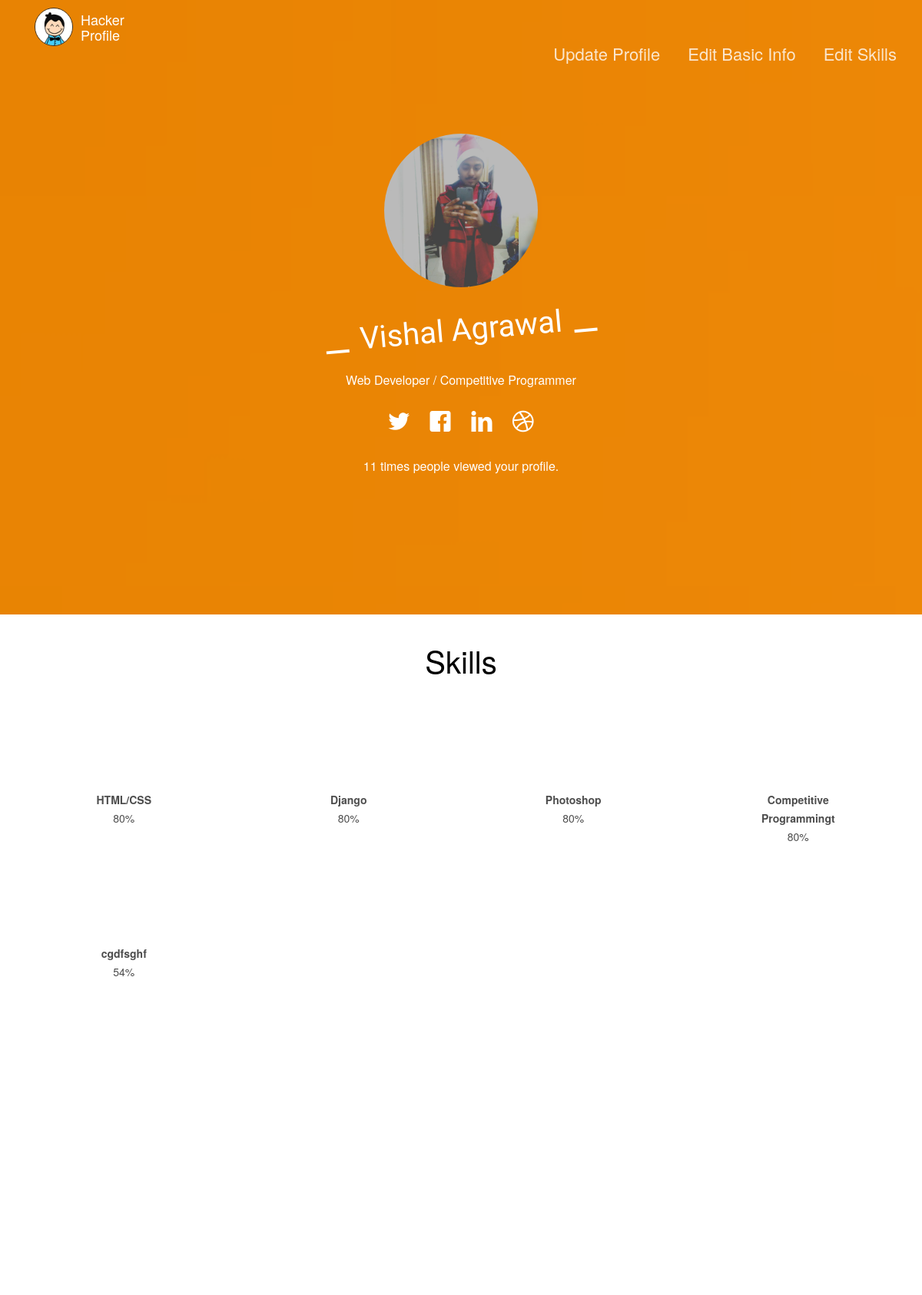
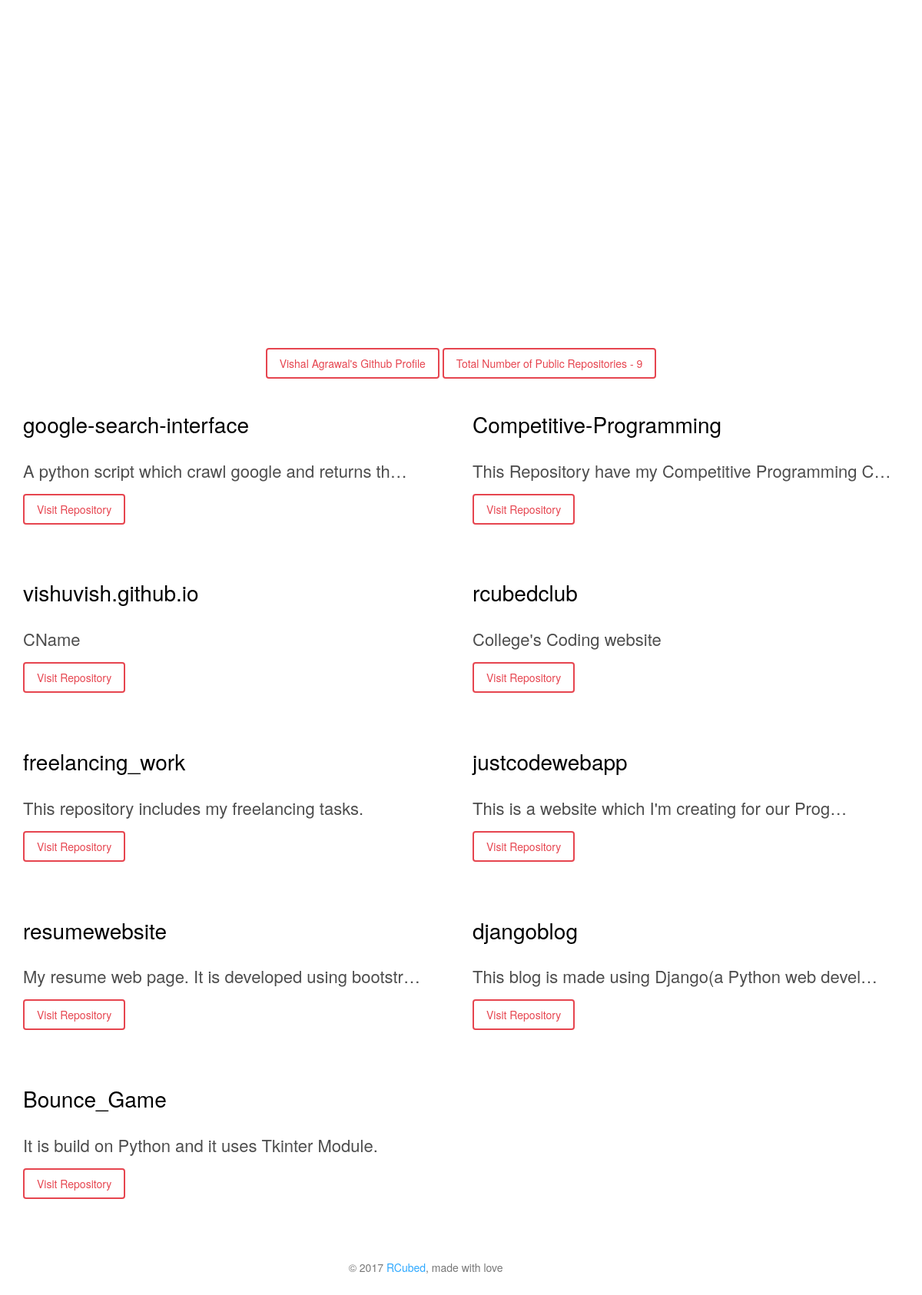
Page /profile/1/ on the committed database (2 pictures, top to bottom).
### Profile/models.py (models this page shows, shortened)
class Hacker(models.Model):
    email = models.EmailField(unique=True)
    password = models.CharField(max_length=50)
    display_name = models.CharField(max_length=100, unique=True)
    full_name = models.CharField(max_length=150)
    display_picture = models.ImageField(width_field="width_field", height_field="height_field")
    height_field = models.IntegerField(default=0)
    width_field = models.IntegerField(default=0)
    CodeChef_username = models.CharField(max_length=50, null=True, blank=True)
    CodeChef_problem = models.IntegerField(default=0)
    CodeChef_rating = models.CharField(default="NA", max_length=50)
    CodeForces_username = models.CharField(null=True, blank=True, max_length=50)
    CodeForces_contest = models.IntegerField(default=0)
    CodeForces_rating = models.CharField(default="NA", max_length=50)
    HackerRank_username = models.CharField(null=True, blank=True, max_length=50)
    HackerRank_problem = models.IntegerField(default=0)
    HackerRank_rating = models.CharField(default="NA", max_length=50)
    HackerEarth_username = models.CharField(null=True, blank=True, max_length=50)
    HackerEarth_problem = models.IntegerField(default=0)
    HackerEarth_rating = models.CharField(default="NA", max_length=50)
    SPOJ_username = models.CharField(null=True, blank=True, max_length=50)
    SPOJ_problem = models.IntegerField(default=0)
    SPOJ_rating = models.CharField(default="NA", max_length=50)
    GitHub_username = models.CharField(null=True, blank=True, max_length=50)
    GitHub_repo = models.IntegerField(default=0)
    problems_solved = models.IntegerField(default=0, null=True, blank=True)
    ratings = models.IntegerField(default=0, null=True, blank=True)
    profile_view = models.IntegerField(default=0)
    updated = models.DateTimeField(auto_now=True, auto_now_add=False)

class BasicInfo(models.Model):
    user = models.CharField(max_length=250, default="", unique=True)
    best_known_as = models.CharField(max_length=250)
    twitter = models.URLField(default="", null=True, blank=True)
    facebook = models.URLField(default="",null=True, blank=True)
    linkedin = models.URLField(default="", null=True, blank=True)
    website = models.URLField(default="", null=True, blank=True)

class SkillSet(models.Model):
    user = models.CharField(max_length=250, default="", unique=True)
    password = models.CharField(max_length=50, default="")
    skill1 = models.CharField(max_length=250, null=True, blank=True)
    percent1 = models.IntegerField(null=True, blank=True)
    skill2 = models.CharField(max_length=250, null=True, blank=True)
    percent2 = models.IntegerField(null=True, blank=True)
    skill3 = models.CharField(max_length=250, null=True, blank=True)
    percent3 = models.IntegerField(null=True, blank=True)
    skill4 = models.CharField(max_length=250, null=True, blank=True)
    percent4 = models.IntegerField(null=True, blank=True)
    skill5 = models.CharField(max_length=250, null=True, blank=True)
    percent5 = models.IntegerField(null=True, blank=True)
    skill6 = models.CharField(max_length=250, null=True, blank=True)
    percent6 = models.IntegerField(null=True, blank=True)
    skill7 = models.CharField(max_length=250, null=True, blank=True)
    percent7 = models.IntegerField(null=True, blank=True)
    skill8 = models.CharField(max_length=250, null=True, blank=True)
    percent8 = models.IntegerField(null=True, blank=True)

class Repository(models.Model):
    user = models.CharField(max_length=250, default="")
    repo_name = models.CharField(max_length=250, default="")
    repo_description = models.CharField(max_length=250, default="")
    repo_link = models.URLField()

### Profile/views.py (the view, shortened to what this page needs)
# urls.py: url(r'^profile/(?P<id>\d+)/$', update),
def update(request, id=None):
    instance = get_object_or_404(Hacker, id=id)
    if instance.GitHub_repo == 1:
        repo = Repository.objects.get(user=instance.display_name)
    else:
        repo = Repository.objects.filter(user=instance.display_name)
    basic_info = BasicInfo.objects.get(user=instance.display_name)
    skill_level = SkillSet.objects.get(user=instance.display_name)
    context = {
        "instance": instance,
        "repo_list": repo,
        "basic_info": basic_info,
        "skill_level": skill_level,
    }
    counter = instance.profile_view
    counter += 1
    instance.profile_view = counter
    instance.save()
    return render(request, "profile.html", context)

### templates/profile.html (shortened to what this page needs)
<!DOCTYPE HTML>
<html>
	<head>
	<link rel="stylesheet" href="/static/css/animate.css">
	<link rel="stylesheet" href="/static/css/icomoon.css">
	<link rel="stylesheet" href="/static/css/bootstrap.css">
	<link rel="stylesheet" href="/static/css/style.css">
        <link rel="stylesheet" href="/static/css/landing-page.css">
	</head>
	<body>
	<div id="page">
	<header id="fh5co-header" class="fh5co-cover js-fullheight role="banner"
            style="background-image:url(/static/img/cover_bg_3.jpg);"
            data-stellar-background-ratio="0.5">
		<div class="overlay"></div>
		<div class="container">
            <nav class="navbar navbar-transparent navbar-top" role="navigation">
            <div class="container">
                <div class="navbar-header">
                    <a href="http://127.0.0.1:8000/home">
                        <div class="logo-container">
                            <div class="logo">
                                <img src="/static/img/new_logo.png" alt="Creative Tim Logo">
                            </div>
                            <div class="brand">
                                Hacker Profile
                            </div>
                        </div>
                    </a>
                </div>
                <div class="collapse navbar-collapse" id="example" >
                    <ul class="nav navbar-nav navbar-right">
                        <li>
                            <a href="#">
                            <h4 style="color:#fff;">Update Profile</h4>
                            </a>
                        </li>
                        <li>
                            <a href="http://127.0.0.1:8000/edit/basic_info/{{ instance.id }}/{{ instance.display_name }}">
                            <h4 style="color:#fff;">Edit Basic Info</h4>
                            </a>
                        </li>
                        <li>
                            <a href="http://127.0.0.1:8000/edit/skills/{{ instance.id }}/{{ instance.display_name }}">
                            <h4 style="color:#fff;">Edit Skills</h4>
                            </a>
                        </li>
                    </ul>
                </div>
            </div>
        </nav>
			<div class="row">
				<div class="col-md-8 col-md-offset-2 text-center">
					<div class="display-t">
						<div class="display-tc animate-box" data-animate-effect="fadeIn">
							<div class="profile-thumb" style="background: url({{ instance.display_picture.url }});"></div>
							<h1><span>{{ instance.full_name }}</span></h1>
							<h3><span>{{ basic_info.best_known_as }}</span></h3>
							<p>
								<ul class="fh5co-social-icons">
									<li><a href="{{ basic_info.twitter }}" target="_blank">
                                        <i class="icon-twitter2"></i></a></li>
									<li><a href="{{ basic_info.facebook }}" target="_blank">
                                        <i class="icon-facebook2"></i></a></li>
									<li><a href="{{ basic_info.linkedin }}" target="_blank">
                                        <i class="icon-linkedin2"></i></a></li>
									<li><a href="{{ basic_info.website }}" target="_blank">
                                        <i class="icon-dribbble2"></i></a></li>
								</ul>
							</p>
                            <h3><span>{{ instance.profile_view }} times people viewed your profile.</span></h3>
						</div>
					</div>
				</div>
			</div>
		</div>
	</header>
        <div id="fh5co-skills" class="animate-box">
        <div class="container">
            <div class="row">
                <div class="col-md-8 col-md-offset-2 text-center fh5co-heading">
                    <h2>Skills</h2>
                </div>
            </div>
            <div class="row row-pb-md">
                {% if skill_level.skill1 %}
                <div class="col-md-3 col-sm-6 col-xs-12 text-center">
                    <div class="chart" data-percent="{{ skill_level.percent1 }}"><span><strong>{{ skill_level.skill1 }}</strong>{{ skill_level.percent1 }}%</span></div>
                </div>
                {% endif %}
                {% if skill_level.skill2 %}
                <div class="col-md-3 col-sm-6 col-xs-12 text-center">
                    <div class="chart" data-percent="{{ skill_level.percent2 }}"><span><strong>{{ skill_level.skill2 }}</strong>{{ skill_level.percent2 }}%</span></div>
                </div>
                {% endif %}
                {% if skill_level.skill3 %}
                <div class="col-md-3 col-sm-6 col-xs-12 text-center">
                    <div class="chart" data-percent="{{ skill_level.percent3 }}"><span><strong>{{ skill_level.skill3 }}</strong>{{ skill_level.percent3 }}%</span></div>
                </div>
                {% endif %}
                {% if skill_level.skill4 %}
                <div class="col-md-3 col-sm-6 col-xs-12 text-center">
                    <div class="chart" data-percent="{{ skill_level.percent4 }}"><span><strong>{{ skill_level.skill4 }}</strong>{{ skill_level.percent4 }}%</span></div>
                </div>
                {% endif %}
                {% if skill_level.skill5 %}
                <div class="col-md-3 col-sm-6 col-xs-12 text-center">
                    <div class="chart" data-percent="{{ skill_level.percent5 }}"><span><strong>{{ skill_level.skill5 }}</strong>{{ skill_level.percent5 }}%</span></div>
                </div>
                {% endif %}
            </div>
        </div>
    </div>
            <div id="fh5co-work">
        <div class="container">
            <br/>
            <center>
            <a href="http://github.com/{{ instance.GitHub_username }}" target="_blank"
                  class="btn btn-danger btn-md">
                {{ instance.full_name }}'s Github Profile
            </a>
            <a href="#" target="_blank"
                  class="btn btn-danger btn-md">
                Total Number of Public Repositories - {{ instance.GitHub_repo }}
            </a>
            </center>
            <br/>
            <div class="row">
                {% for repo in repo_list %}
                <div class="col-md-6">
                <h3> {{ repo.repo_name}}</h3>
                <h4> {{ repo.repo_description|truncatechars:50 }}</h4>
                <p><a href="{{ repo.repo_link }}" target="_blank"
                      class="btn btn-danger btn-md">
                    Visit Repository
                </a></p>
                <br/>
                </div>
                {% endfor %}
            </div>
        </div>
    </div>
<footer class="footer">
    <div class="container">
        <div class="social-area pull-right">
            <a class="btn btn-social btn-facebook btn-simple">
            </a>
            <a class="btn btn-social btn-twitter btn-simple">
            </a>
            <a class="btn btn-social btn-github btn-simple">
            </a>
        </div>
        <div class="copyright">
            &copy; 2017 <a href="http://www.rcubedclub.herokuapp.com">RCubed</a>, made with love
        </div>
    </div>
</footer>
	</body>
</html>

### static/css/icomoon.css (style rules this page uses)
[class^="icon-"], [class*=" icon-"] { font-family: 'icomoon' !important; speak: none; font-style: normal; font-weight: normal; font-variant: normal; text-transform: none; line-height: 1; -webkit-font-smoothing: antialiased; -moz-osx-font-smoothing: grayscale; }
.icon-dribbble2:before { content: "\ea66"; }
.icon-facebook2:before { content: "\ea68"; }
.icon-linkedin2:before { content: "\ea74"; }
.icon-twitter2:before { content: "\ea7d"; }

### static/css/style.css (style rules this page uses)
body { font-weight: 400; line-height: 1.7; color: #4d4d4d; background: #fff; }
#page { position: relative; overflow-x: hidden; width: 100%; height: 100%; -webkit-transition: 0.5s; -o-transition: 0.5s; transition: 0.5s; }
a { color: #FF9000; -webkit-transition: 0.5s; -o-transition: 0.5s; transition: 0.5s; }
p { margin-bottom: 30px; }
h1, h2, h3, h5, h6, figure { color: #000; font-family: "Space Mono", Arial, serif; font-weight: 400; margin: 0 0 20px 0; }
#fh5co-header, .fh5co-cover { background-color: transparent; background-size: cover; background-attachment: fixed; position: relative; height: 600px; width: 100%; }
#fh5co-header .overlay, .fh5co-cover .overlay { position: absolute; top: 0; bottom: 0; left: 0; right: 0; background: rgba(255, 144, 0, 0.9); }
#fh5co-header .display-t, .fh5co-cover .display-t { width: 100%; display: table; }
#fh5co-header .display-tc, .fh5co-cover .display-tc { display: table-cell; vertical-align: middle; height: 500px; }
#fh5co-header .display-tc h1, #fh5co-header .display-tc h2, #fh5co-header .display-tc h3, .fh5co-cover .display-tc h1, .fh5co-cover .display-tc h2, .fh5co-cover .display-tc h3 { margin: 0; padding: 0; color: white; }
#fh5co-header .display-tc h1, .fh5co-cover .display-tc h1 { font-family: "Kaushan Script", cursive; margin-bottom: 30px; font-size: 40px; line-height: 1.3; font-weight: 300; -webkit-transform: rotate(-5deg); -moz-transform: rotate(-5deg); -ms-transform: rotate(-5deg); -o-transform: rotate(-5deg); transform: rotate(-5deg); }
#fh5co-header .display-tc h1 span, .fh5co-cover .display-tc h1 span { padding: 4px 15px; position: relative; }
#fh5co-header .display-tc h1 span:before, .fh5co-cover .display-tc h1 span:before { position: absolute; top: 40px; left: 0; width: 30px; height: 4px; content: ''; background: #fff; margin-left: -30px; }
#fh5co-header .display-tc h1 span:after, .fh5co-cover .display-tc h1 span:after { position: absolute; top: 40px; right: 0; width: 30px; height: 4px; content: ''; background: #fff; margin-right: -30px; }
#fh5co-header .display-tc h3, .fh5co-cover .display-tc h3 { font-size: 16px; }
#fh5co-header .display-tc .profile-thumb, .fh5co-cover .display-tc .profile-thumb { background-size: cover !important; background-position: center center; background-repeat: no-repeat; position: relative; height: 200px; width: 200px; margin: 0 auto; margin-bottom: 30px; -webkit-border-radius: 50%; -moz-border-radius: 50%; -ms-border-radius: 50%; border-radius: 50%; }
#fh5co-header .display-tc .fh5co-social-icons li a, .fh5co-cover .display-tc .fh5co-social-icons li a { color: #fff; }
#fh5co-header .display-tc .fh5co-social-icons li a i, .fh5co-cover .display-tc .fh5co-social-icons li a i { font-size: 30px; }
#fh5co-about, #fh5co-resume, #fh5co-skills, #fh5co-started, #fh5co-work, #fh5co-blog, #fh5co-pricing, #fh5co-contact { padding: 0em 0; clear: both; }
.fh5co-social-icons { margin: 0; padding: 0; }
.fh5co-social-icons li { margin: 0; padding: 0; list-style: none; display: -moz-inline-stack; display: inline-block; zoom: 1; *display: inline; }
.fh5co-social-icons li a { display: -moz-inline-stack; display: inline-block; zoom: 1; *display: inline; color: #FF9000; padding-left: 10px; padding-right: 10px; }
.fh5co-social-icons li a i { font-size: 20px; }
.fh5co-heading { margin-bottom: 5em; }
.fh5co-heading h2 { font-size: 40px; margin-bottom: 20px; line-height: 1.5; color: #000; }
.chart { width: 160px; height: 160px; margin: 0 auto 40px auto; position: relative; text-align: center; }
.chart span { position: absolute; top: 50%; left: 0; margin-top: -30px; width: 100%; }
.chart span strong { display: block; }
.row-pb-md { padding-bottom: 4em !important; }
.js .animate-box { opacity: 0; }

### rows in the picture
Hacker: display_picture (picture), full_name "Vishal Agrawal", profile_view "11", GitHub_repo "9"
BasicInfo: best_known_as "Web Developer / Competitive Programmer"
SkillSet: skill1 "HTML/CSS", percent1 "80", skill2 "Django", percent2 "80", skill3 "Photoshop", percent3 "80", skill4 "Competitive Programmingt", percent4 "80", skill5 "cgdfsghf", percent5 "54"
Repository: repo_name "google-search-interface", repo_description "A python script which crawl google and returns th…"
Repository: repo_name "Competitive-Programming", repo_description "This Repository have my Competitive Programming C…"
Repository: repo_name "vishuvish.github.io", repo_description "CName"
Repository: repo_name "rcubedclub", repo_description "College's Coding website"
Repository: repo_name "freelancing_work", repo_description "This repository includes my freelancing tasks."
Repository: repo_name "justcodewebapp", repo_description "This is a website which I'm creating for our Prog…"
Repository: repo_name "resumewebsite", repo_description "My resume web page. It is developed using bootstr…"
Repository: repo_name "djangoblog", repo_description "This blog is made using Django(a Python web devel…"
Repository: repo_name "Bounce_Game", repo_description "It is build on Python and it uses Tkinter Module."
